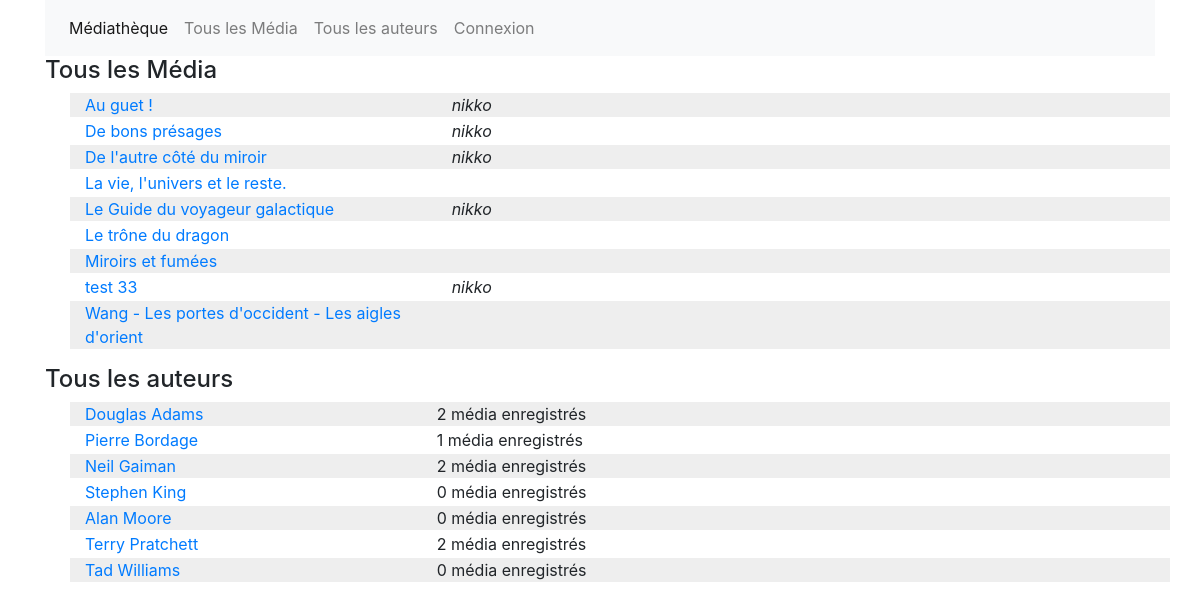
The page / on the database its author committed.
### tables this page shows
CREATE TABLE IF NOT EXISTS `media` (
  `id` int(11) NOT NULL AUTO_INCREMENT,
  `utilisateur_id` int(11) DEFAULT NULL,
  `titre` varchar(255) DEFAULT NULL,
  `date` datetime DEFAULT NULL,
  `resume` text,
  PRIMARY KEY (`id`)
);

CREATE TABLE IF NOT EXISTS `utilisateur` (
  `id` int(11) NOT NULL AUTO_INCREMENT,
  `nom` varchar(255) DEFAULT NULL,
  `prenom` varchar(255) DEFAULT NULL,
  `pseudo` varchar(255) DEFAULT NULL,
  `email` varchar(255) DEFAULT NULL,
  `motdepasse` varchar(255) DEFAULT NULL,
  PRIMARY KEY (`id`)
);

CREATE TABLE IF NOT EXISTS `auteur` (
  `id` int(11) NOT NULL AUTO_INCREMENT,
  `nom` varchar(255) DEFAULT NULL,
  `prenom` varchar(255) DEFAULT NULL,
  `bio` text,
  PRIMARY KEY (`id`)
);

### functions/functions.php (the view, shortened to what this page needs)
<?php
function pagination($nbResultQuery, $nbPPages, $typePagination, $element){
    $pagination = "";
    $pageNumber = 1;
    return $pagination;
}
function getAuthorList($env = "front"){
    $link = openConn();
    $sql = "SELECT `a`.*, COUNT(`m`.`id`) AS `NbLivre`
	FROM
    	`auteur` `a` left join
        `auteur_media` `am` ON `a`.`id` = `am`.`idauteur` LEFT JOIN
        `media` `m` ON `am`.`idmedia` = `m`.`id`
    GROUP BY `a`.`id` ORDER BY `a`.`nom`;";
    $result = mysqli_query($link, $sql);
    $nbRows = mysqli_num_rows($result);
    $pageNumber = 1;
    if($nbRows > 0){
        $i = 0;
        echo "<h4>Tous les auteurs</h4>";
        echo "<ul id=\"listPaginationAuthor".$pageNumber."\" class=\"pagination-visible\">";
        while($i < $nbRows){
            $row = mysqli_fetch_assoc($result);
            $bgList = ($i%2 == 0) ? " style=\"background-color:#eee; margin-bottom: 2px;\"" : "style=\"margin-bottom: 2px;\"";
            echo "<li class=\"row\"".$bgList.">";
            if($env == "front"){
                echo "<a href=\"index.php?action=showAuteur&idAuteur=". $row["id"] . "\" class=\"col-lg-4\">".
                    utf8_encode($row["prenom"])." ".utf8_encode($row["nom"])."</a> " . utf8_encode($row["NbLivre"]) ." média enregistrés";
            }
            echo "</li>";
            $i++;
        }
        echo "</ul>";
    }else{
        echo "0 résultat";
    }
}
function getMediaList($env = "front"){
    $link = openConn();
    $sql = "SELECT
	            `l`.`id`, `l`.`titre`, `u`.`id` as `idUtilisateur`, `u`.`pseudo`
            FROM
	            `media` `l` LEFT JOIN
	            `utilisateur` `u` ON `l`.`utilisateur_id` = `u`.`id` ORDER BY `l`.`titre`;";
    $result = mysqli_query($link, $sql);
    $nbRows = mysqli_num_rows($result);
    $pageNumber = 1;
    if($nbRows > 0){
        $i = 0;
        echo "<h4>Tous les Média</h4>";
        echo "<ul id=\"listPaginationBook".$pageNumber."\" class=\"pagination-visible\">";
        while($i < $nbRows){
            $row = mysqli_fetch_assoc($result);
            $bgList = ($i%2 == 0) ? " style=\"background-color:#eee; margin-bottom: 2px;\"" : "style=\"margin-bottom: 2px;\"";
            echo "<li class=\"row\"".$bgList.">";
            if($env == "front"){
                echo "<a href=\"index.php?action=media&idMedia=". $row["id"] . "\" class=\"col-lg-4\">".
                    utf8_encode($row["titre"])."</a>";
                echo "<i class=\"col-lg-1\">".$row["pseudo"]."</i>";
            }
            echo "</li>";
            $i++;
        }
        echo "</ul>";
    }else{
        echo "0 résultat";
    }
}

### css/style.css (style rules this page uses)
.pagination-visible { visibility: visible; display: block; }

### rows shown on the page
media: titre "Au guet !", utilisateur.pseudo "nikko"
media: titre "De bons présages", utilisateur.pseudo "nikko"
media: titre "De l'autre côté du miroir", utilisateur.pseudo "nikko"
media: titre "La vie, l'univers et le reste."
media: titre "Le Guide du voyageur galactique", utilisateur.pseudo "nikko"
media: titre "Le trône du dragon"
media: titre "Miroirs et fumées"
media: titre "test 33", utilisateur.pseudo "nikko"
media: titre "Wang - Les portes d'occident - Les aigles d'orient"
auteur: prenom "Douglas", nom "Adams", NbLivre "2"
auteur: prenom "Pierre", nom "Bordage", NbLivre "1"
auteur: prenom "Neil", nom "Gaiman", NbLivre "2"
auteur: prenom "Stephen", nom "King", NbLivre "0"
auteur: prenom "Alan", nom "Moore", NbLivre "0"
auteur: prenom "Terry", nom "Pratchett", NbLivre "2"
auteur: prenom "Tad", nom "Williams", NbLivre "0"
